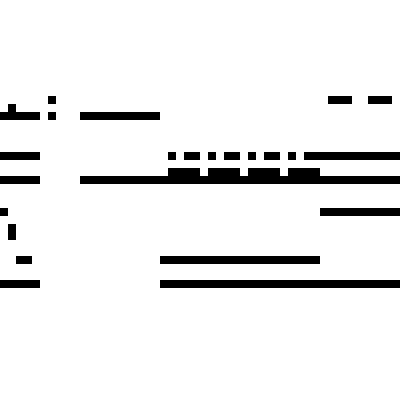
#> input picture discrimination/plan/002.jpg, 400 x 400 px
$ python exp_discrimination.py
#> lines starting #> are read from the running program, lines starting #| are printed output that depends on the picture; after the words box and inside, x2 and y2 are one past the last pixel; in counts of white or black regions, pixels touching at a corner belong together
#> further down, image is the input picture: shape (400, 400, 3); values 254 (black) and 255 (white), 92.7% white; 24 black regions, largest, box (x1, y1, x2, y2) and area: (80, 168, 400, 184) 3584, (160, 280, 400, 288) 1920, (160, 256, 320, 264) 1280
import random
import cv2
import numpy as np
from PIL import Image,ImageFont,ImageDraw
import os


def Drawing_random_Lines(image):
    h, w = image.shape[0],image.shape[1]
#> h = 400; w = 400
    x1 = random.randint(0.5 * w - 75, 0.5 * w)
#> x1 = 174
    y1 = 0.5 * h - np.sqrt(pow(75, 2)-pow(0.5 * w-x1, 2))
#> y1 = 129.7
    (x2, y2) = (w-x1, h-y1)
#> x2 = 226; y2 = 270.3

    o = np.subtract(y2, y1)
#> o = 140.7
    q = np.subtract(x2, x1)
#> q = 52
    slope= - q / o
#> slope = -0.37
    d=random.randint(0,10)

    a1=x1 + np.sqrt(pow(d ,2)/(pow(slope,2)-1))
#> a1 = nan
    b1=y1 + slope * (a1 - x1)
#> b1 = nan

    a2=x2 + np.sqrt(pow(d ,2)/(pow(slope,2)-1))
#> a2 = nan
    b2=y2 + slope * (a2 - x2)
#> b2 = nan

    cv2.line(image,(int(x1), int(y1)), (int(x2), int(y2)), (0, 225, 0), 1, cv2.LINE_AA)
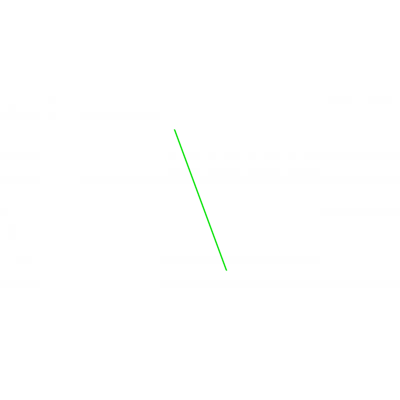
#> image: shape (400, 400, 3); 0.27% of pixels changed, all inside (x1, y1, x2, y2) = (173, 129, 228, 272)
    image1=image
#> (the run stopped early here; a loop or call above may not have finished)

$ run again, with discrimination/plan/001.png saved as discrimination/plan/002.jpg
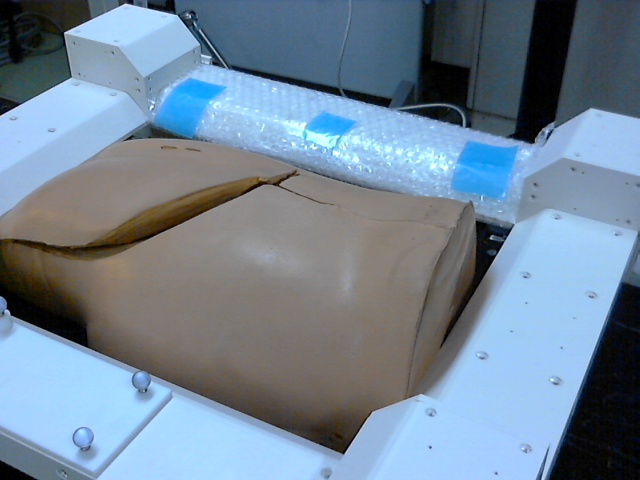
#> input picture discrimination/plan/001.png, 640 x 480 px
#> image is the input picture: shape (480, 640, 3); mean B, G, R 151.1, 133.1, 113.9
#> in Drawing_random_Lines, `cv2.line(image,(int(x1), int(y1)), (int(x2), int(y2)), (0, 225, 0), 1,..`:
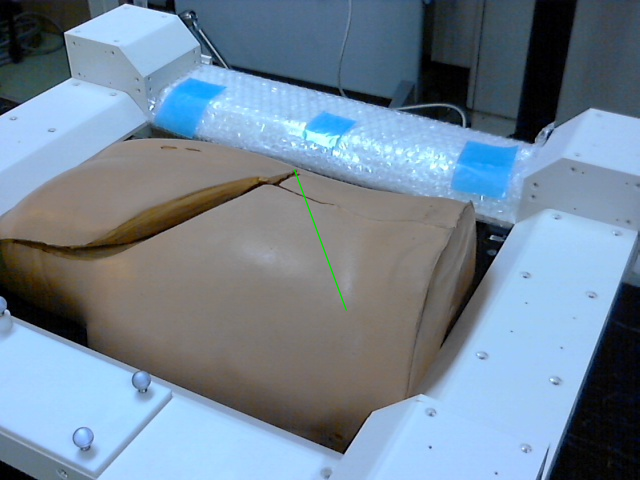
#> image: shape (480, 640, 3); 0.14% of pixels changed, all inside (x1, y1, x2, y2) = (293, 169, 348, 312)
